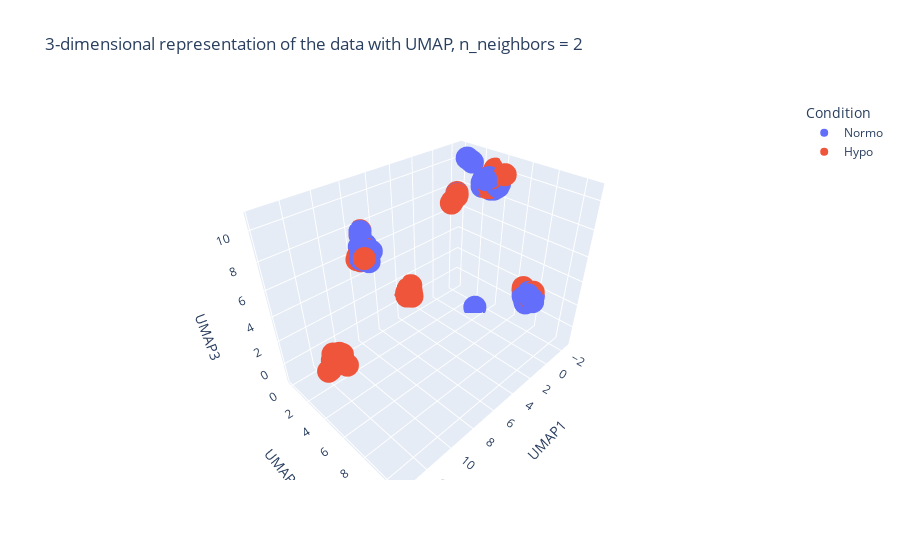
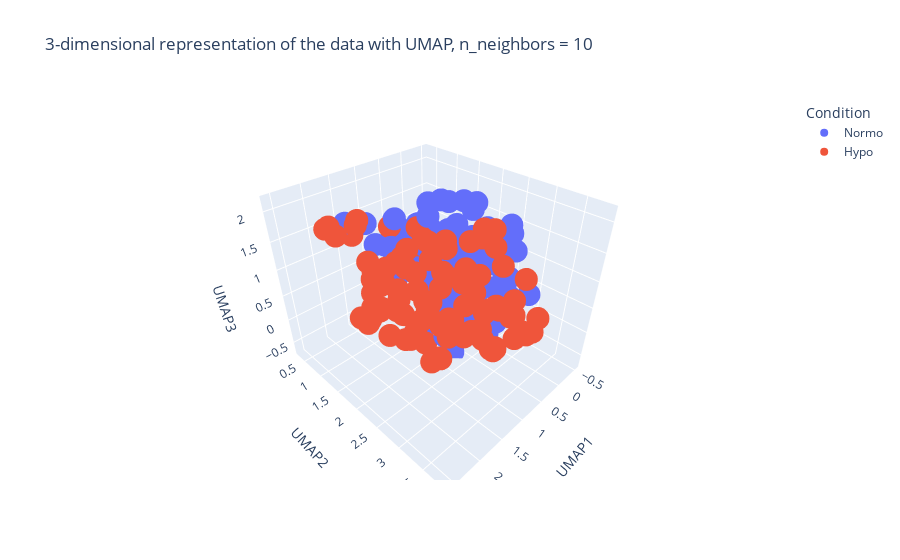
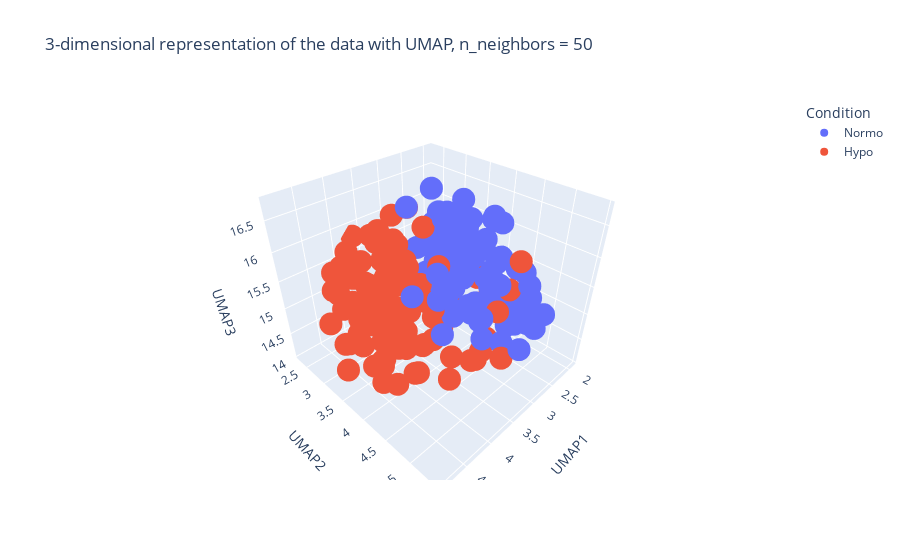
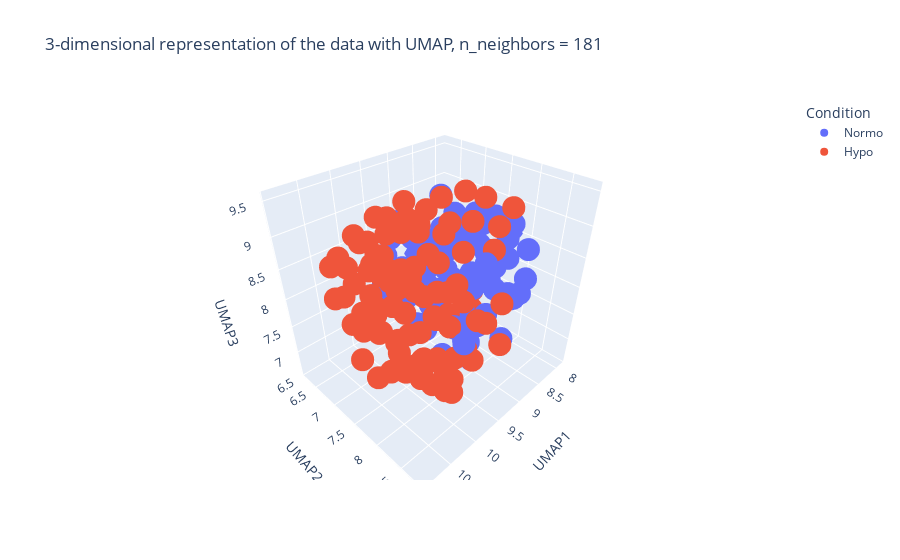

The cell these charts' notebook holds for them, in order:
### Markdown cell above
UMAP

### Code cell
import umap.umap_ as umap

n_neighbors_list = [2, 10, 50, df_dim_red.shape[0]-1]

umap_dict = {}
for n in n_neighbors_list:
    reducer = umap.UMAP(n_components=3, n_neighbors=n)
    embedding = reducer.fit_transform(df_dim_red)
    columns = [f'UMAP{i+1}' for i in range(embedding.shape[1])]
    umap_embedding_df = pd.DataFrame(embedding, columns=columns, index=df_dim_red.index)
    merged_umap = pd.merge(umap_embedding_df, df_metaH['Condition'], left_index=True, right_index=True)
    merged_umap['n_neighbors'] = [n]*df_dim_red.shape[0]
    umap_dict[n] = merged_umap
    
    fig = px.scatter_3d(
    data_frame = merged_umap,
    x = "UMAP1",
    y = "UMAP2",
    z = "UMAP3",
    title=f"3-dimensional representation of the data with UMAP, n_neighbors = {n}",
    color = "Condition"
    )
    fig.show()
